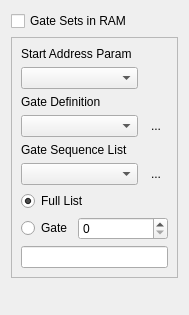
<?xml version="1.0" encoding="UTF-8"?>
<ui version="4.0">
 <class>Form</class>
 <widget class="QWidget" name="Form">
  <property name="geometry">
   <rect>
    <x>0</x>
    <y>0</y>
    <width>185</width>
    <height>315</height>
   </rect>
  </property>
  <property name="windowTitle">
   <string>Form</string>
  </property>
  <layout class="QVBoxLayout" name="verticalLayout">
   <item>
    <widget class="QCheckBox" name="GateSetEnableCheckBox">
     <property name="text">
      <string>Gate Sets in RAM</string>
     </property>
    </widget>
   </item>
   <item>
    <widget class="QFrame" name="GateSetFrame">
     <property name="enabled">
      <bool>true</bool>
     </property>
     <property name="frameShape">
      <enum>QFrame::StyledPanel</enum>
     </property>
     <property name="frameShadow">
      <enum>QFrame::Raised</enum>
     </property>
     <layout class="QGridLayout" name="gridLayout">
      <item row="5" column="3">
       <widget class="QToolButton" name="GateSetButton">
        <property name="text">
         <string>...</string>
        </property>
        <property name="icon">
         <iconset resource="Experiment.qrc">
          <normaloff>:/openicon/icons/document-open-5.png</normaloff>:/openicon/icons/document-open-5.png</iconset>
        </property>
        <property name="autoRaise">
         <bool>true</bool>
        </property>
       </widget>
      </item>
      <item row="3" column="3">
       <widget class="QToolButton" name="GateDefinitionButton">
        <property name="text">
         <string>...</string>
        </property>
        <property name="icon">
         <iconset resource="Experiment.qrc">
          <normaloff>:/openicon/icons/document-open-5.png</normaloff>:/openicon/icons/document-open-5.png</iconset>
        </property>
        <property name="autoRaise">
         <bool>true</bool>
        </property>
       </widget>
      </item>
      <item row="3" column="1" colspan="2">
       <widget class="QComboBox" name="GateDefinitionBox">
        <property name="sizePolicy">
         <sizepolicy hsizetype="Expanding" vsizetype="Fixed">
          <horstretch>0</horstretch>
          <verstretch>0</verstretch>
         </sizepolicy>
        </property>
       </widget>
      </item>
      <item row="1" column="1" colspan="2">
       <widget class="QComboBox" name="StartAddressBox">
        <property name="sizePolicy">
         <sizepolicy hsizetype="Expanding" vsizetype="Fixed">
          <horstretch>0</horstretch>
          <verstretch>0</verstretch>
         </sizepolicy>
        </property>
       </widget>
      </item>
      <item row="8" column="1" colspan="2">
       <widget class="QRadioButton" name="FullListRadioButton">
        <property name="text">
         <string>Full List</string>
        </property>
        <property name="checked">
         <bool>true</bool>
        </property>
       </widget>
      </item>
      <item row="4" column="1" colspan="3">
       <widget class="QLabel" name="label_2">
        <property name="text">
         <string>Gate Sequence List</string>
        </property>
       </widget>
      </item>
      <item row="5" column="1" colspan="2">
       <widget class="QComboBox" name="GateSetBox">
        <property name="sizePolicy">
         <sizepolicy hsizetype="Expanding" vsizetype="Fixed">
          <horstretch>0</horstretch>
          <verstretch>0</verstretch>
         </sizepolicy>
        </property>
        <property name="frame">
         <bool>true</bool>
        </property>
       </widget>
      </item>
      <item row="0" column="1" colspan="3">
       <widget class="QLabel" name="label_3">
        <property name="text">
         <string>Start Address Param</string>
        </property>
       </widget>
      </item>
      <item row="2" column="1" colspan="3">
       <widget class="QLabel" name="label">
        <property name="text">
         <string>Gate Definition</string>
        </property>
       </widget>
      </item>
      <item row="9" column="2" colspan="2">
       <widget class="QSpinBox" name="repetitionSpinBox">
        <property name="sizePolicy">
         <sizepolicy hsizetype="Expanding" vsizetype="Fixed">
          <horstretch>3</horstretch>
          <verstretch>0</verstretch>
         </sizepolicy>
        </property>
        <property name="maximum">
         <number>999999999</number>
        </property>
       </widget>
      </item>
      <item row="9" column="1">
       <widget class="QRadioButton" name="GateRadioButton">
        <property name="text">
         <string>Gate</string>
        </property>
       </widget>
      </item>
      <item row="10" column="1" colspan="3">
       <widget class="QLineEdit" name="GateEdit">
        <property name="sizePolicy">
         <sizepolicy hsizetype="Expanding" vsizetype="Fixed">
          <horstretch>0</horstretch>
          <verstretch>0</verstretch>
         </sizepolicy>
        </property>
        <property name="minimumSize">
         <size>
          <width>147</width>
          <height>0</height>
         </size>
        </property>
       </widget>
      </item>
     </layout>
    </widget>
   </item>
   <item>
    <spacer name="verticalSpacer">
     <property name="orientation">
      <enum>Qt::Vertical</enum>
     </property>
     <property name="sizeHint" stdset="0">
      <size>
       <width>20</width>
       <height>13</height>
      </size>
     </property>
    </spacer>
   </item>
  </layout>
 </widget>
 <resources>
  <include location="Experiment.qrc"/>
 </resources>
 <connections/>
</ui>
